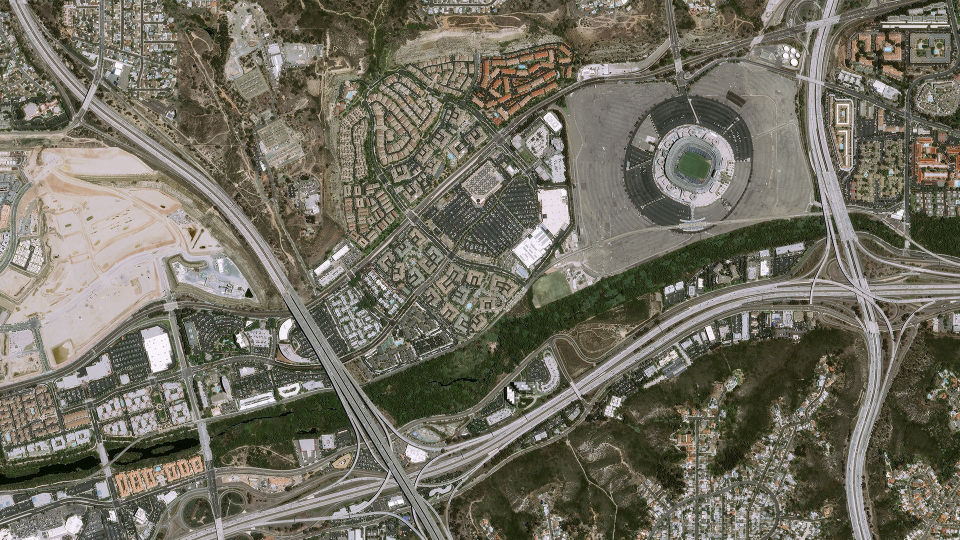
#> input picture src/data/satellite_image.jpg, 1920 x 1080 px (shown at 1/2 size); its folder holds only this picture in this run
$ python -i infer_all.py   (imports and definitions only)
#> lines starting #> are read from the running program, lines starting #| are printed output that depends on the picture
#> further down, picture is the input picture: PIL image 1920x1080 RGB; mean R, G, B 113.7, 110.4, 97
# infer_all.py - Inferenta Akida pe TOATE imaginile din toate clasele
#
# Ce face:
# 1. Incarca modelul antrenat (.fbz) pe chip-ul Akida
# 2. Parcurge cele 10 foldere de clase (AnnualCrop, Forest, etc.)
#    din /data/images/ si proceseaza fiecare imagine
# 3. Compara predictia cu eticheta reala (numele folderului) si calculeaza:
#    - acuratete per clasa si globala
#    - timp total si timp mediu per imagine
#    - viteza in FPS (imagini procesate pe secunda)
# 4. Afiseaza si info despre hardware-ul Akida folosit
#
# Trebuie rulat DIN INTERIORUL containerului Docker (acces la /dev/akida0)
# Comanda: python3 /data/infer_all.py

import akida
import numpy as np
from PIL import Image
import os
import time

def is_image_clear(image):
    np_image = np.array(image.convert("L"))
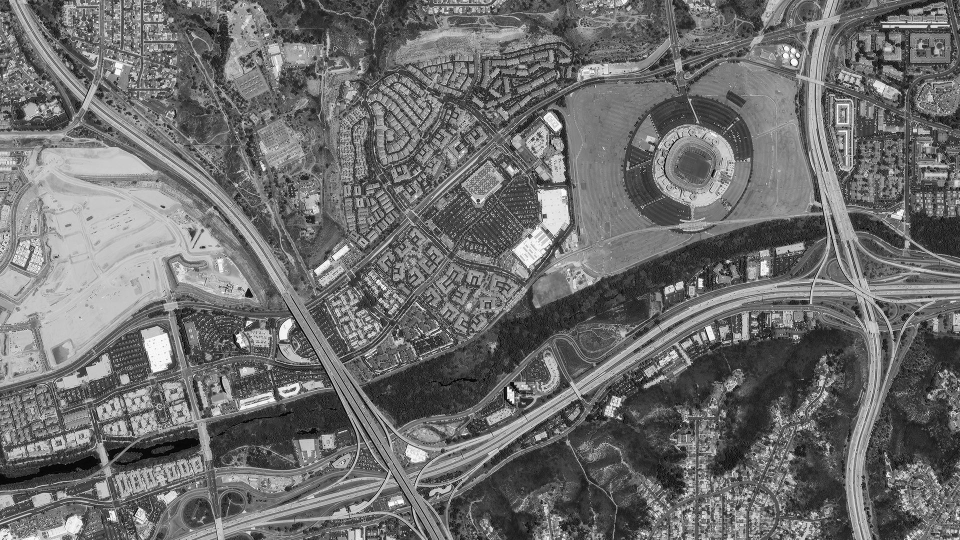
#> np_image: shape (1080, 1920) (shown at 1/2 size); min 0, max 255, mean 109.8

    # Extreme Values
    pct = np.mean((np_image < 20) | (np_image > 230))
#> pct = 0.026
    pass1 = pct <= 0.30
#> pass1 = True

    # Cloud Deck
    gray_mean = np.mean(np_image)
#> gray_mean = 109.8
    gray_std = np.std(np_image)
#> gray_std = 53.85
    pass2 = gray_mean <= 170 or gray_std >= 15
#> pass2 = True

    np_image = np.array(image.convert("L"))
    h, w = np_image.shape[:2]
#> h = 1080; w = 1920
    mid_y, mid_x = h // 2, w // 2
#> mid_y = 540; mid_x = 960

    ## Cloud Quadrant Check
    quadrants = [
        np_image[:mid_y, :mid_x],
        np_image[:mid_y, mid_x:],
        np_image[mid_y:, :mid_x],
        np_image[mid_y:, mid_x:]
    ]

    pass5 = True
    for quad in quadrants:
        q_mean = np.mean(quad)
        q_std = np.std(quad)

        if q_mean > 175.0 and q_std < 18.0:
            pass5 = False
#> this loop made 4 passes
#> (q_mean, q_std) on passes 1 to 4: (122.3, 51.46), (110.5, 49.2), (115.2, 58.34), (91.33, 50.99)

    # Blur check
    laplacian = (
        np_image[:-2, 1:-1]
        + np_image[2:, 1:-1]
        + np_image[1:-1, :-2]
        + np_image[1:-1, 2:]
        - 4 * np_image[1:-1, 1:-1]
    )
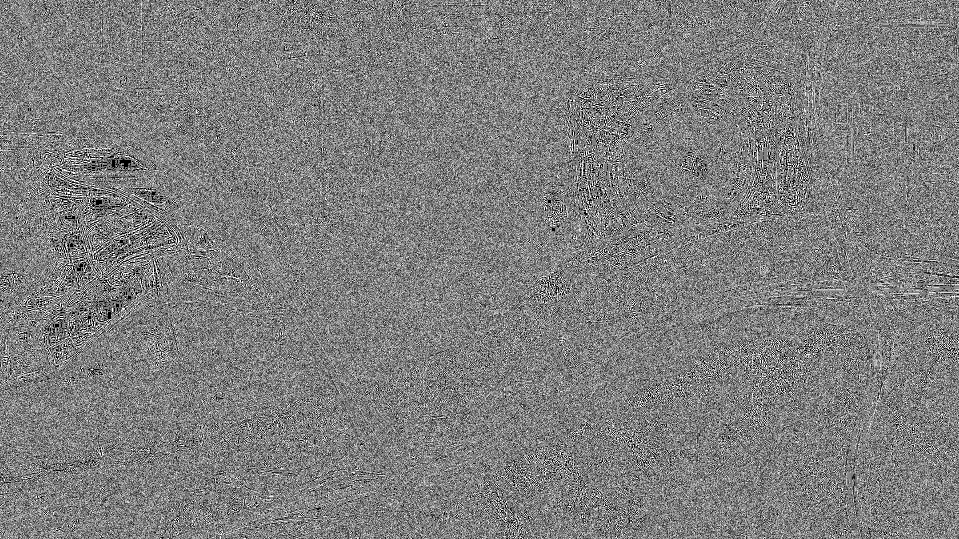
#> laplacian: shape (1078, 1918) (shown at 1/2 size); min 0, max 255, mean 126.3

    laplacian_var = np.var(laplacian)
#> laplacian_var = 8095.9

    if gray_mean < 60:
        pass3 = True
    else:
        pass3 = laplacian_var > 30.0
#> pass3 = True

    # Haze
    np_image = np.array(image.convert("HSV"))
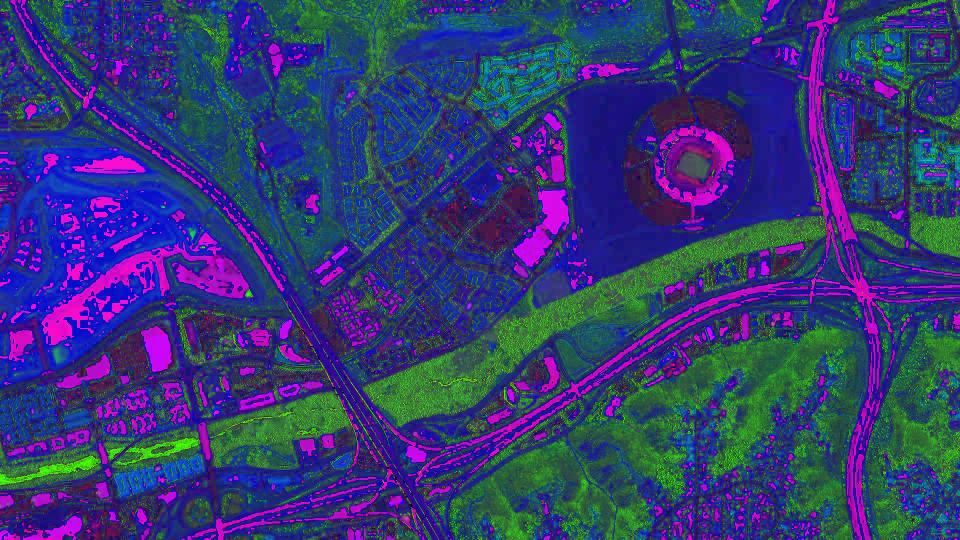
#> np_image: shape (1080, 1920, 3) (shown at 1/2 size); mean R, G, B 51.6, 57.3, 115.3

    sat_mean = np.mean(np_image[:, :, 1])
#> sat_mean = 57.31
    val_mean = np.mean(np_image[:, :, 2])
#> val_mean = 115.3

    is_hazy = (val_mean > 140) and (sat_mean < 35)
#> is_hazy = False
    pass4 = not is_hazy
#> pass4 = True

    # Dark Channel
    # np_image = np.array(image.convert("RGB"))
    # dark_channel = np.min(np_image, axis=2)
    # pass5 =  np.mean(dark_channel) < 60


    return pass1 and pass2 and pass3 and pass4 and pass5

classes = [
        "AnnualCrop", "Forest", "HerbaceousVegetation", "Highway",
        "Industrial", "PermanentCrop", "Residential", "River"
    ]

# [6 lines not run here, left out]
# [1 line that did not run here, left out]
# [1 line not run here, left out]

# Statistici per clasa
correct = 0
total = 0
per_class_correct = {c: 0 for c in classes}
per_class_total = {c: 0 for c in classes}

# [1 line not run here, left out]
start_total = time.perf_counter()

unclear_images = 0

# [31 lines not run here, left out]

end_total = time.perf_counter()
total_time = end_total - start_total

# [24 lines not run here, left out]

>>> from PIL import Image
>>> picture = Image.open('../data/satellite_image.jpg')
>>> result = is_image_clear(picture)
#> result = True
